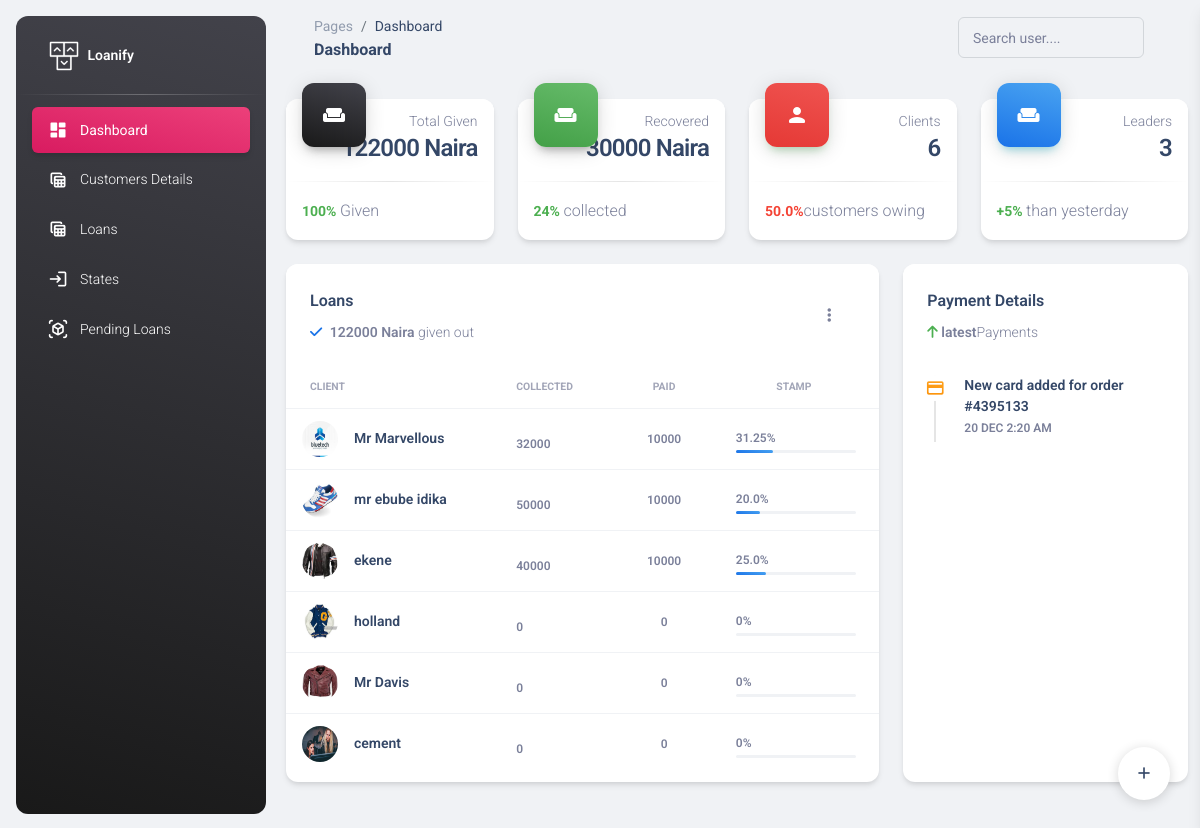
Screenshot of /administration/dashboard/ (signed in) with the database file from the repository.
### administration/models.py (models this page shows)
class Customers(models.Model):
    name=models.CharField(max_length=100)
    branch=models.ForeignKey(Branch,on_delete=models.PROTECT,null=True,default=None)
    gender=models.CharField(max_length=100, null=True)
    occupation=models.CharField(max_length=100, null=True)
    state=models.CharField(max_length=100, null=True)
    passport=models.ImageField()
    business_name=models.CharField(max_length=100)
    bussiness_address=models.CharField(max_length=100)
    age=models.IntegerField()
    phone_number=models.IntegerField(null=True)
    home_address=models.CharField(max_length=100)
    card_number=models.IntegerField()
    guarantors_name=models.CharField(max_length=100)
    guarantors_phone=models.IntegerField()
    guarantors_address=models.CharField(max_length=100)
    goccupation=models.CharField(max_length=100,null=True)
    gstate=models.CharField(max_length=100,null=True)
    def __str__(self):
        return self.name

### administration/views.py (the view)
# urls.py: path("dashboard/",dashboard,name="dashboard"),
@login_required
def dashboard(request):
    customer_loan_data = []
    customers = Customers.objects.all()
    for customer in customers:
        active_loans = Loan.objects.filter(loanee=customer, status='active')
        total_borrowed = active_loans.aggregate(total=Sum('amount_collected'))['total'] or 0
        total_returned = active_loans.aggregate(total=Sum('amount_paid'))['total'] or 0
        if total_borrowed>0:
            ppaid=(total_returned/total_borrowed)*100 or 0
        else:
            ppaid=0
        customer_loan_data.append({
            'customer': customer,
            "image":customer.passport,
            'total_borrowed': total_borrowed,
            'total_returned': total_returned,
            "ppaid":ppaid,
        })
    total_amount = Loan.objects.aggregate(total_amount=Sum('amount_collected'))['total_amount']
    recovered = Loan.objects.aggregate(total_amount=Sum('amount_paid'))['total_amount']
    clients =Customers.objects.count()
    leaders =Manager.objects.count()
    active_loan_users_count = Customers.objects.filter(loan__status='active').annotate(active_loan_count=Count('loan')).filter(active_loan_count__gt=0).count()
    powing=(active_loan_users_count/clients)*100 or 0
    collected=(recovered/total_amount)*100 or 0
    context={
        "total":total_amount,
        "recovered":recovered,
        "collected":int(collected),
        "clients":clients,
        "leaders":leaders,
        "powing":powing,
        "data":customer_loan_data
    }
    return render(request,"administration/dashboard.html",context)

### administration/templates/administration/dashboard.html (shortened to what this page needs)
<!DOCTYPE html>
<html lang="en">
  {% load static %}
<head>
  <link href="{% static 'administration/assets/css/nucleo-icons.css'%}" rel="stylesheet" />
  <link href="{% static 'administration/assets/css/nucleo-svg.css'%}" rel="stylesheet" />
  <link id="pagestyle" href="{% static 'administration/assets/css/material-dashboard.css'%}" rel="stylesheet" />
</head>
<body class="g-sidenav-show  bg-gray-200">
  <aside class="sidenav navbar navbar-vertical navbar-expand-xs border-0 border-radius-xl my-3 fixed-start ms-3   bg-gradient-dark" id="sidenav-main">
    <div class="sidenav-header">
      <a class="navbar-brand m-0" href=" https://demos.creative-tim.com/material-dashboard/pages/dashboard " target="_blank">
        <img src="{% static 'administration/assets/img/logo-ct.png'%}" class="navbar-brand-img h-100" alt="main_logo">
        <span class="ms-1 font-weight-bold text-white">Loanify</span>
      </a>
    </div>
    <hr class="horizontal light mt-0 mb-2">
    <div class="collapse navbar-collapse  w-auto " id="sidenav-collapse-main">
      <ul class="navbar-nav">
        <li class="nav-item">
          <a class="nav-link text-white active bg-gradient-primary" href="{% url 'dashboard'%}">
            <div class="text-white text-center me-2 d-flex align-items-center justify-content-center">
              <i class="material-icons opacity-10">dashboard</i>
            </div>
            <span class="nav-link-text ms-1">Dashboard</span>
          </a>
        </li>
        <li class="nav-item">
          <a class="nav-link text-white " href="{% url 'customer_details'%}">
            <div class="text-white text-center me-2 d-flex align-items-center justify-content-center">
              <i class="material-icons opacity-10">table_view</i>
            </div>
            <span class="nav-link-text ms-1">Customers Details</span>
          </a>
        </li>
        <li class="nav-item">
          <a class="nav-link text-white " href="{% url 'loans'%}">
            <div class="text-white text-center me-2 d-flex align-items-center justify-content-center">
              <i class="material-icons opacity-10">table_view</i>
            </div>
            <span class="nav-link-text ms-1">Loans</span>
          </a>
        </li>
        <li class="nav-item">
          <a class="nav-link text-white " href="{% url 'states'%}">
            <div class="text-white text-center me-2 d-flex align-items-center justify-content-center">
              <i class="material-icons opacity-10">login</i>
            </div>
            <span class="nav-link-text ms-1">States </span>
          </a>
        </li>
        <li class="nav-item">
          <a class="nav-link text-white " href="{% url 'applied'%}">
            <div class="text-white text-center me-2 d-flex align-items-center justify-content-center">
              <i class="material-icons opacity-10">view_in_ar</i>
            </div>
            <span class="nav-link-text ms-1">Pending Loans </span>
          </a>
        </li>
      </ul>
    </div>
  </aside>
  <main class="main-content position-relative max-height-vh-100 h-100 border-radius-lg ">
    <nav class="navbar navbar-main navbar-expand-lg px-0 mx-4 shadow-none border-radius-xl" id="navbarBlur" data-scroll="true">
      <div class="container-fluid py-1 px-3">
        <nav aria-label="breadcrumb">
          <ol class="breadcrumb bg-transparent mb-0 pb-0 pt-1 px-0 me-sm-6 me-5">
            <li class="breadcrumb-item text-sm"><a class="opacity-5 text-dark" href="javascript:;">Pages</a></li>
            <li class="breadcrumb-item text-sm text-dark active" aria-current="page">Dashboard</li>
          </ol>
          <h6 class="font-weight-bolder mb-0">Dashboard</h6>
        </nav>
        <div class="collapse navbar-collapse mt-sm-0 mt-2 me-md-0 me-sm-4" id="navbar">
          <div class="ms-md-auto pe-md-3 d-flex align-items-center">
            <div class="input-group input-group-outline">
              <label class="form-label">Search user....</label>
              <input type="text" class="form-control">
            </div>
          </div>
        </div>
      </div>
    </nav>
    <div class="container-fluid py-4">
      <div class="row">
        <div class="col-xl-3 col-sm-6 mb-xl-0 mb-4">
          <div class="card">
            <div class="card-header p-3 pt-2">
              <div class="icon icon-lg icon-shape bg-gradient-dark shadow-dark text-center border-radius-xl mt-n4 position-absolute">
                <i class="material-icons opacity-10">weekend</i>
              </div>
              <div class="text-end pt-1">
                <p class="text-sm mb-0 text-capitalize">Total Given</p>
                <h4 class="mb-0">{{total}} Naira</h4>
              </div>
            </div>
            <hr class="dark horizontal my-0">
            <div class="card-footer p-3">
              <p class="mb-0"><span class="text-success text-sm font-weight-bolder">100% </span>Given</p>
            </div>
          </div>
        </div>
        <div class="col-xl-3 col-sm-6 mb-xl-0 mb-4">
          <div class="card">
            <div class="card-header p-3 pt-2">
              <div class="icon icon-lg icon-shape bg-gradient-success shadow-dark text-center border-radius-xl mt-n4 position-absolute">
                <i class="material-icons opacity-10">weekend</i>
              </div>
              <div class="text-end pt-1">
                <p class="text-sm mb-0 text-capitalize">Recovered</p>
                <h4 class="mb-0">{{recovered}} Naira</h4>
              </div>
            </div>
            <hr class="dark horizontal my-0">
            <div class="card-footer p-3">
              <p class="mb-0"><span class="text-success text-sm font-weight-bolder">{{collected}}% </span>collected</p>
            </div>
          </div>
        </div>
        <div class="col-xl-3 col-sm-6 mb-xl-0 mb-4">
          <div class="card">
            <div class="card-header p-3 pt-2">
              <div class="icon icon-lg icon-shape bg-gradient-danger shadow-success text-center border-radius-xl mt-n4 position-absolute">
                <i class="material-icons opacity-10">person</i>
              </div>
              <div class="text-end pt-1">
                <p class="text-sm mb-0 text-capitalize">Clients</p>
                <h4 class="mb-0">{{clients}}</h4>
              </div>
            </div>
            <hr class="dark horizontal my-0">
            <div class="card-footer p-3">
              <p class="mb-0"><span class="text-danger text-sm font-weight-bolder">{{powing}}%</span>customers owing</p>
            </div>
          </div>
        </div>
        <div class="col-xl-3 col-sm-6">
          <div class="card">
            <div class="card-header p-3 pt-2">
              <div class="icon icon-lg icon-shape bg-gradient-info shadow-info text-center border-radius-xl mt-n4 position-absolute">
                <i class="material-icons opacity-10">weekend</i>
              </div>
              <div class="text-end pt-1">
                <p class="text-sm mb-0 text-capitalize">Leaders</p>
                <h4 class="mb-0">{{leaders}}</h4>
              </div>
            </div>
            <hr class="dark horizontal my-0">
            <div class="card-footer p-3">
              <p class="mb-0"><span class="text-success text-sm font-weight-bolder">+5% </span>than yesterday</p>
            </div>
          </div>
        </div>
      </div>
      <div class="row mb-4">
        <div class="col-lg-8 col-md-6 mb-md-0 mb-4">
          <div class="card">
            <div class="card-header pb-0">
              <div class="row">
                <div class="col-lg-6 col-7">
                  <h6>Loans</h6>
                  <p class="text-sm mb-0">
                    <i class="fa fa-check text-info" aria-hidden="true"></i>
                    <span class="font-weight-bold ms-1">{{total}} Naira</span> given out
                  </p>
                </div>
                <div class="col-lg-6 col-5 my-auto text-end">
                  <div class="dropdown float-lg-end pe-4">
                    <a class="cursor-pointer" id="dropdownTable" data-bs-toggle="dropdown" aria-expanded="false">
                      <i class="fa fa-ellipsis-v text-secondary"></i>
                    </a>
                  </div>
                </div>
              </div>
            </div>
            <div class="card-body px-0 pb-2">
              <div class="table-responsive">
                <table class="table align-items-center mb-0">
                  <thead>
                    <tr>
                      <th class="text-uppercase text-secondary text-xxs font-weight-bolder opacity-7">Client</th>
                      <th class="text-uppercase text-secondary text-xxs font-weight-bolder opacity-7 ps-2">Collected</th>
                      <th class="text-center text-uppercase text-secondary text-xxs font-weight-bolder opacity-7">Paid</th>
                      <th class="text-center text-uppercase text-secondary text-xxs font-weight-bolder opacity-7">Stamp</th>
                    </tr>
                  </thead>
                  <tbody>
                    {% for loan in data%}
                    <tr>
                      <td>
                        <div class="d-flex px-2 py-1">
                          <div>
                            <img src="{{loan.image.url}}" class="avatar avatar-sm me-3" alt="xd">
                          </div>
                          <div class="d-flex flex-column justify-content-center">
                            <h6 class="mb-0 text-sm">{{loan.customer}}</h6>
                          </div>
                        </div>
                      </td>
                      <td>
                        <div class="avatar-group mt-2">
                          <span class="text-xs font-weight-bold"> {{loan.total_borrowed}} </span>
                        </div>
                      </td>
                      <td class="align-middle text-center text-sm">
                        <span class="text-xs font-weight-bold">{{loan.total_returned}} </span>
                      </td>
                      <td class="align-middle">
                        <div class="progress-wrapper w-75 mx-auto">
                          <div class="progress-info">
                            <div class="progress-percentage">
                              <span class="text-xs font-weight-bold">{{loan.ppaid}}%</span>
                            </div>
                          </div>
                          <div class="progress">
                            <div class="progress-bar bg-gradient-info" style="width: {{ loan.ppaid }}%;" role="progressbar" aria-valuenow="{{ loan.ppaid }}" aria-valuemin="0" aria-valuemax="100"></div>
                          </div>
                        </div>
                      </td>
                    </tr>
                    {% endfor %}
                  </tbody>
                </table>
              </div>
            </div>
          </div>
        </div>
        <div class="col-lg-4 col-md-6">
          <div class="card h-100">
            <div class="card-header pb-0">
              <h6>Payment Details</h6>
              <p class="text-sm">
                <i class="fa fa-arrow-up text-success" aria-hidden="true"></i>
                <span class="font-weight-bold">latest</span>Payments
              </p>
            </div>
            <div class="card-body p-3">
              <div class="timeline timeline-one-side">
                <div class="timeline-block mb-3">
                  <span class="timeline-step">
                    <i class="material-icons text-warning text-gradient">credit_card</i>
                  </span>
                  <div class="timeline-content">
                    <h6 class="text-dark text-sm font-weight-bold mb-0">New card added for order #4395133</h6>
                    <p class="text-secondary font-weight-bold text-xs mt-1 mb-0">20 DEC 2:20 AM</p>
                  </div>
                </div>
              </div>
            </div>
          </div>
        </div>
      </div>
    </div>
  </main>
  <div class="fixed-plugin">
    <a class="fixed-plugin-button text-dark position-fixed px-3 py-2">
      <i class="material-icons py-2">add</i>
    </a>
  </div>
</body>
</html>

### administration/static/administration/assets/css/nucleo-svg.css (style rules this page uses)
.icon { display: inline-block; color: #111111; height: 1em; width: 1em; }
.icon-lg { height: 1.6em; width: 1.6em; }
.icon { fill: currentColor; stroke: none; }

### rows the page displays
Customers: shows a picture, customer "Mr Marvellous", total_borrowed "32000", total_returned "10000", ppaid "31.25"
Customers: shows a picture, customer "mr ebube idika", total_borrowed "50000", total_returned "10000", ppaid "20.0"
Customers: shows a picture, customer "ekene", total_borrowed "40000", total_returned "10000", ppaid "25.0"
Customers: shows a picture, customer "holland", total_borrowed "0", total_returned "0", ppaid "0"
Customers: shows a picture, customer "Mr Davis", total_borrowed "0", total_returned "0", ppaid "0"
Customers: shows a picture, customer "cement", total_borrowed "0", total_returned "0", ppaid "0"

### other values shown
{{ total }} "122000"
{{ recovered }} "30000"
{{ collected }} "24"
{{ clients }} "6"
{{ powing }} "50.0"
{{ leaders }} "3"
